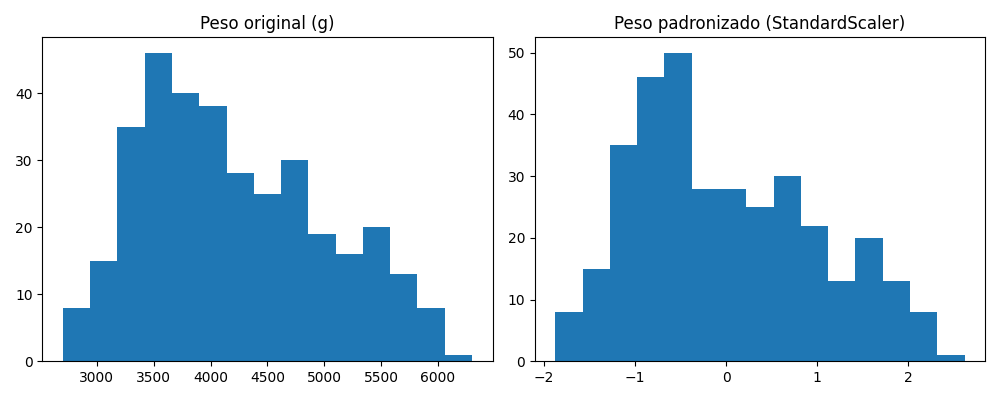

This figure's Python source:
import seaborn as sns
from sklearn.preprocessing import StandardScaler
import matplotlib.pyplot as plt
import pandas as pd

# 1. Carrega o dataset e seleciona colunas numéricas contínuas
penguins = sns.load_dataset("penguins")
cols = ["bill_length_mm", "bill_depth_mm", "flipper_length_mm", "body_mass_g"]
X = penguins[cols].dropna()

# 2. Aplica StandardScaler (z-score)
scaler = StandardScaler()
X_scaled = scaler.fit_transform(X)

# 3. Coloca o resultado em um DataFrame
scaled_df = pd.DataFrame(X_scaled, columns=[col + "_zscore" for col in cols])

# 4. Visualiza comparações de histogramas para uma variável (ex: body_mass_g)
fig, ax = plt.subplots(1, 2, figsize=(10, 4))
ax[0].hist(X["body_mass_g"], bins=15)
ax[0].set_title("Peso original (g)")

ax[1].hist(scaled_df["body_mass_g_zscore"], bins=15)
ax[1].set_title("Peso padronizado (StandardScaler)")
plt.tight_layout()
plt.savefig("ex8.png")
